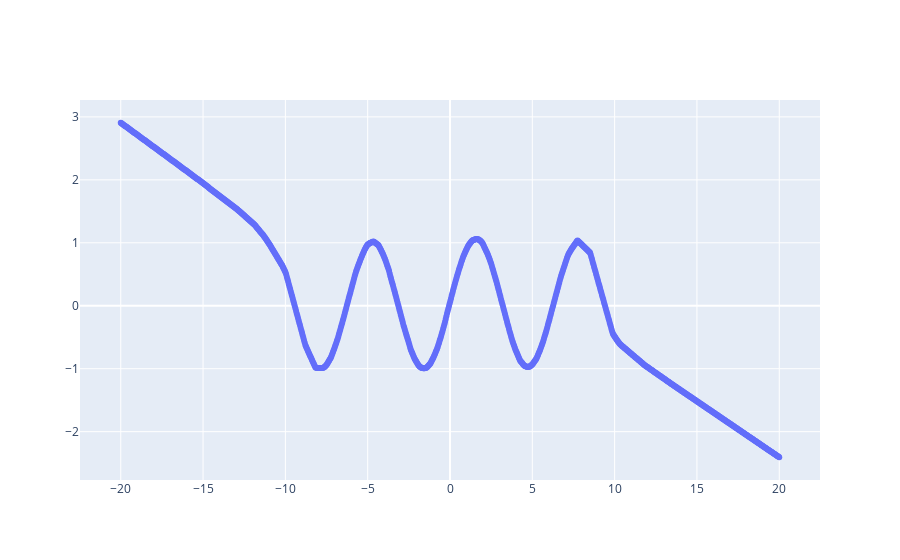

The cell this chart's notebook holds for it:
### Code cell
fig = go.Figure()
fig.add_trace(go.Scatter(x=test_x, y=res,mode="markers"))
fig.show()

### Figure 1 — Plotly figure (JSON) as saved in the notebook; plotly's stock layout.template omitted (floating-point values rounded to 4 significant figures; data arrays with more than 128 entries replaced by an {"elided": "..."} marker saying what was removed)
{"data": [{"mode": "markers", "type": "scatter", "x": {"elided": "1000 float values"}, "y": {"elided": "1000 float values"}}], "layout": {}}
